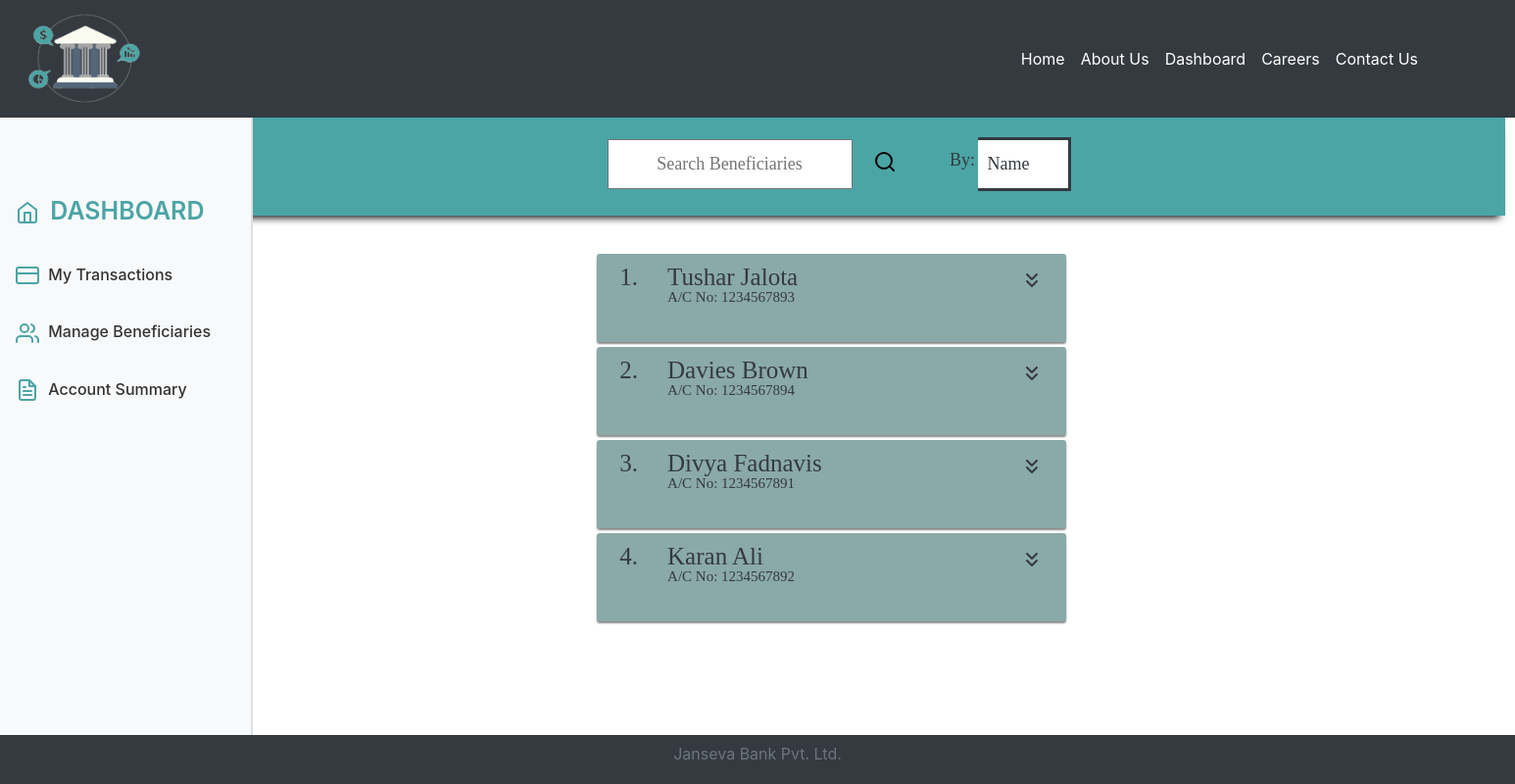
Page /beneficiaries.php on the committed database.
### tables this page shows
CREATE TABLE IF NOT EXISTS `beneficiary1` (
  `benef_id` int(11) NOT NULL AUTO_INCREMENT,
  `benef_cust_id` int(11) DEFAULT NULL,
  `email` varchar(30) DEFAULT NULL,
  `phone_no` varchar(20) DEFAULT NULL,
  `account_no` int(11) DEFAULT NULL,
  PRIMARY KEY (`benef_id`),
  UNIQUE KEY `benef_cust_id` (`benef_cust_id`),
  UNIQUE KEY `email` (`email`),
  UNIQUE KEY `phone_no` (`phone_no`),
  UNIQUE KEY `account_no` (`account_no`)
);

CREATE TABLE IF NOT EXISTS `customer` (
  `cust_id` int(11) NOT NULL AUTO_INCREMENT,
  `first_name` varchar(30) DEFAULT NULL,
  `last_name` varchar(30) DEFAULT NULL,
  `gender` varchar(10) DEFAULT NULL,
  `dob` date DEFAULT NULL,
  `aadhar_no` int(11) DEFAULT NULL,
  `email` varchar(30) DEFAULT NULL,
  `phone_no` varchar(20) DEFAULT NULL,
  `address` varchar(255) DEFAULT NULL,
  `branch` varchar(30) DEFAULT NULL,
  `account_no` int(11) DEFAULT NULL,
  `pin` int(4) DEFAULT NULL,
  `uname` varchar(30) DEFAULT NULL,
  `pwd` varchar(30) DEFAULT NULL,
  PRIMARY KEY (`cust_id`),
  UNIQUE KEY `aadhar_no` (`aadhar_no`),
  UNIQUE KEY `email` (`email`),
  UNIQUE KEY `phone_no` (`phone_no`),
  UNIQUE KEY `account_no` (`account_no`),
  UNIQUE KEY `uname` (`uname`)
);

### beneficiaries.php (the view, shortened to what this page needs)
<?php
    require('accountheader.php');
    $sql0 = "SELECT * FROM beneficiary1";
?>
    <body class="modal-open summary-sec" style="background: white; overflow:hidden;">
        <div class="search-bar-wrapper col-md-12">
            <div class="search-bar" id="the-search-bar">
                <div class="flex-item-search-bar" id="fi-search-bar">
                    <form class="search_form" style="margin-left: 16%" action="" method="post">
                        <div style="margin-left: 30%" class="flex-item-search">
                            <input name="search" size="30" type="text" placeholder="Search Beneficiaries" />
                        </div>
                        <div style="margin-left: -10%; margin-top: 1%;" class="flex-item-search-button">
                            <button type="submit" name="submit" id="search"></button>
                        </div>
                        <div style="margin-left: 10%; margin-top: 1%;" class="flex-item-by">
                            <label for="by">By: </label>
                        </div>
                        <div style="margin-left: -35%; margin-top: 1%;" class="flex-item-search-by">
                            <select name="by" id="by">
                                <option value="name">Name</option>
                            </select>
                        </div>
                    </form>
                </div>
            </div>
        </div>
        <div class="main-body-ben col-md-6">
        <?php
            $result = $conn->query($sql0);
            if ($result->num_rows > 0) {
                $i = 0;
                while($row = $result->fetch_assoc()) {
                    $i++;
                    if (isset($_POST['submit'])) {
                        $back_button = TRUE;
                        $search = $_POST['search'];
                        $by = $_POST['by'];
                        if ($by == "name") {
                            $sql1 = "SELECT cust_id, first_name, last_name, account_no FROM customer
                            WHERE cust_id=".$row["benef_cust_id"]." AND (first_name LIKE '%$search%'
                            OR last_name LIKE '%$search%' OR CONCAT(first_name, ' ', last_name) LIKE '%$search%')";
                        }
                        else {
                            $sql1 = "SELECT cust_id, first_name, last_name, account_no FROM customer
                            WHERE cust_id=".$row["benef_cust_id"]." AND account_no LIKE '$search'";
                        }
                    }
                    else {
                        $sql1 = "SELECT cust_id, first_name, last_name, account_no FROM customer WHERE cust_id=".$row["benef_cust_id"];
                    }
                    $result1 = $conn->query($sql1);
                    if ($result1->num_rows > 0) {
                        $row1 = $result1->fetch_assoc();
        ?>
                            <div style="margin: 0 auto 5px 2.5%;" class="flex-item">
                                <div class="flex-item-1">
                                    <p id="id"><?php echo "&nbsp &nbsp" . $i . "."; ?></p>
                                </div>
                                <div class="flex-item-2">
                                    <p id="name"><?php echo $row1["first_name"] . " " . $row1["last_name"]; ?></p>
                                    <p id="acno"><?php echo "A/C No: " . $row1["account_no"]; ?></p>
                                </div>
                                <div class="flex-item-1">
                                    <div class="dropdown">
                                        <button onclick="dropdown_func(<?php echo $i ?>)" class="dropbtn"></button>
                                    </div>
                                </div>
                            </div>
        <?php
                    }
                }
            }
        ?>
            </div>
    </body>
<?php
    require('footer.php');
?>

### accountheader.php (shortened to what this page needs)
<!Doctype HTML>
<html lang="en" class="h-100">
  <head>
        <link rel="stylesheet" href="https://stackpath.bootstrapcdn.com/bootstrap/4.5.2/css/bootstrap.min.css">
        <link rel="stylesheet" href="accountstyle.css">
        <link rel="stylesheet" href="https://cdn.statically.io/gh/shahednasser/sbuttons/c135f5f7/dist/sbuttons.min.css">
        <link rel="stylesheet" href="https://use.fontawesome.com/releases/v5.14.0/css/all.css">
    </head>
    <body class="d-flex flex-column" style="z-index: 100;">
        <header>
            <nav class="navbar navbar-expand-md navbar-dark bg-dark fixed-top">
                <a href='/home.php' class='navbar-brand'>
                    <img src='images/bank.jpeg' alt='Janseva Logo' class='logo'>
                </a>
                <div class='collapse navbar-collapse' id='mynavbar'>
                    <ul class='nav navbar-nav navbar-dark ml-auto'>
                        <li> <a class="nav-link" href="/jansevabank/home.php"> Home </a> </li>
                        <li> <a class="nav-link" href="/jansevabank/about.php"> About Us </a> </li>
                        <li> <a class="nav-link" href="/jansevabank/dashboard.php"> Dashboard </a> </li>
                        <li> <a class="nav-link" href="/jansevabank/careers.php"> Careers </a> </li>
                        <li> <a class="nav-link" href="/jansevabank/contact.php"> Contact Us </a> </li>
                    </ul>
                </div>
            </nav>
        </header>
        <div class="container-fluid">
        <div class="row">
            <nav id="sidebarMenu" class="col-md-3 col-lg-2 d-md-block bg-light sidebar collapse">
            <div class="sidebar-sticky pt-3">
                <ul style="margin-top: 50px;" class="nav flex-column">
                <li class="nav-item">
                    <a class="nav-link active" href="/jansevabank/dashboard.php">
                    <span><img style="padding-right: 5px;" src="images/dashboard.svg"></span>
                    DASHBOARD
                    </a>
                </li>
                <li class="nav-item">
                    <a class="nav-link" href="/jansevabank/transactions.php">
                    <span><img style="padding-right: 5px;" src="images/transactions.svg"></span>
                    My Transactions
                    </a>
                </li>
                <li class="nav-item">
                    <a class="nav-link" href="/jansevabank/beneficiaries.php">
                    <span><img style="padding-right: 5px;" src="images/users.svg"></span>
                    Manage Beneficiaries
                    </a>
                </li>
                <li class="nav-item">
                    <a class="nav-link" href="/jansevabank/summary.php">
                    <span><img style="padding-right: 5px;" src="images/summary.svg"></span>
                    Account Summary
                    </a>
                </ul>
            </div>
            </nav>

### footer.php
        <footer>
            <div class="container">
                <span class="text-muted"> Janseva Bank Pvt. Ltd. </span>
            </div>
        </footer>
    </body>
</html>

### accountstyle.css (style rules this page uses)
.sidebar { position: fixed; top: 75px; bottom: 0; left: 0; z-index: 99; padding: 48px 0 0; box-shadow: inset -2px 0 0 rgba(0, 0, 0, .1); }
.sidebar-sticky { position: relative; top: 0; height: calc(100vh - 48px); padding-top: .5rem; overflow-x: hidden; overflow-y: auto; }
.sidebar .nav-link { font-weight: 500; color: #333; padding-bottom: 25px; }
.sidebar .nav-link.active { color: #4ba5a5; font-weight: 600 !important; font-size: 25px; }
.navbar { margin: 0; border-radius:0px; z-index: 100; height: 120px; }
.navbar-brand { padding: 10px; }
.navbar-brand>img { height: 100px; width: 120px; }
nav ul.navbar-nav li a { color: #ffffff !important; }
.navbar-collapse { margin-right: 75px; }
.search-bar-wrapper { height: 80px; margin-top: 120px; }
.search-bar-wrapper .search-bar { display: -webkit-flex; display: flex; position: relative; width: 1521px; height: 100px; flex-direction: column; background-color: #4ba5a5; box-shadow: 0 8px 8px -6px black; overflow: hidden; }
form { display: -webkit-flex; display: flex; flex-direction: row; width: 1000px; height: 350px; }
input[type=text], input[type=password] { font-family: Cambria, Cochin, Georgia, Times, 'Times New Roman', serif; color: #343a40; text-align: center; font-size: 18px; margin: 22px; margin-left: -25%; padding: 10px 5px; width: 250px; }
button[id="search"] { background: url(images/search.svg) no-repeat; cursor: pointer; width: 55px; height: 55px; margin: 25px 0 25px 15px; border: none; }
label { display: block; float: left; color: #343a40; font-family: Cambria, Cochin, Georgia, Times, 'Times New Roman', serif; font-size: 18px; margin: 12px; margin-left: -25%; padding: 10px 5px; width: 250px; }
select { font-family: OpenSans-Regular; color: #343a40; font-size: 18px; -webkit-appearance: none; -moz-appearance: none; background-color: white; border: 3px solid #343a40; border-radius: 1px; border-left: 0; margin: 12px; margin-right: 0px; margin-left: 0; height: 55px; padding-left: 10px; width: 95px; }
.flex-item-search-bar { display: -webkit-flex; display: flex; flex-direction: row; margin: auto; width: auto; height: auto; }
.flex-item { display: -webkit-flex; display: flex; flex-direction: row; width: auto; height: auto; background-color: #8aa9a9; border-radius: 3px; box-shadow: 0px 2px 2px #888888; }
.flex-item-1 { height: 80px; margin: 5px; padding-top: 0; text-align: center; background-color: transparent; }
.flex-item-2 { width: 360px; height: auto; margin: 5px; background-color: transparent; }
p[id="id"] { text-align: center; font-size: 25px; color: #343a40; margin: auto; font-family: Cambria, Cochin, Georgia, Times, 'Times New Roman', serif; }
p[id="name"] { margin-top: 0px; margin-left: 20px; font-size: 25px; color: #343a40; font-family: Cambria, Cochin, Georgia, Times, 'Times New Roman', serif; }
p[id="acno"] { margin-top: -25px; margin-left: 20px; font-size: 15px; color: #343a40; font-family: Cambria, Cochin, Georgia, Times, 'Times New Roman', serif; }
.dropbtn { background: url("images/dropdown.svg") no-repeat; margin-left: 10px; margin-top: 10px; padding-top: 46px; padding-left: 36px; font-size: 16px; border: none; cursor: pointer; z-index: 10; }
.dropdown { position: relative; display: inline-block; }
footer { position: fixed; left: 0; bottom: 0; width: 100%; height: 50px; padding-top: 7px; background-color: #343a40; text-align: center; z-index: 100; }

### beneficiaries.php (style rules this page uses)
.main-body-ben { display: -webkit-flex; display: flex; margin-left: 575px; margin-top: 2.5%; width: auto; height: auto; padding-top: 20px; margin-bottom: 100px; flex-direction: column; overflow: hidden; }

### rows in the picture
beneficiary1: customer.first_name "Tushar", customer.last_name "Jalota", customer.account_no "1234567893"
beneficiary1: customer.first_name "Davies", customer.last_name "Brown", customer.account_no "1234567894"
beneficiary1: customer.first_name "Divya", customer.last_name "Fadnavis", customer.account_no "1234567891"
beneficiary1: customer.first_name "Karan", customer.last_name "Ali", customer.account_no "1234567892"
